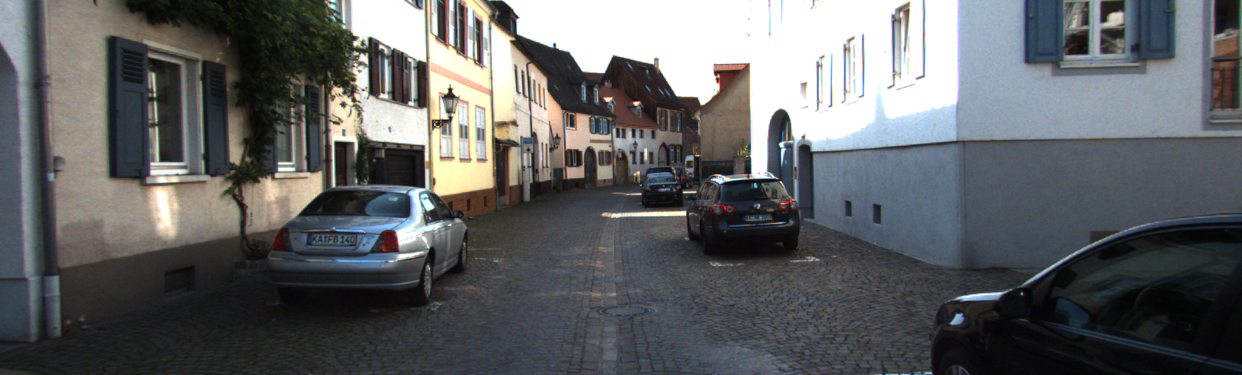
#> input picture assignment2/Feature_Matching_Correspondence/training/left/000001.png, 1242 x 375 px, found by its file name; its folder holds only this picture in this run
$ python starter_code_feature.py
#> lines starting #> are read from the running program, lines starting #| are printed output that depends on the picture
import numpy as np
import cv2 as cv
from matplotlib import pyplot as plt
import csv
import os

class FrameCalib:
    """Frame Calibration

    Fields:
        p0-p3: (3, 4) Camera P matrices. Contains extrinsic and intrinsic parameters.
        r0_rect: (3, 3) Rectification matrix
        velo_to_cam: (3, 4) Transformation matrix from velodyne to cam coordinate
            Point_Camera = P_cam * R0_rect * Tr_velo_to_cam * Point_Velodyne
        """

    # [56 lines left out: functions __init__, read_frame_calib, not called in this run]


class StereoCalib:
    """Stereo Calibration

    Fields:
        baseline: distance between the two camera centers
        f: focal length
        k: (3, 3) intrinsic calibration matrix
        p: (3, 4) camera projection matrix
        center_u: camera origin u coordinate
        center_v: camera origin v coordinate
        """

    # [102 lines left out: functions __init__, krt_from_p, get_stereo_calibration, not called in this run]


def feature_detection(img):
    orb = cv.ORB_create(nfeatures=1000)
    kp, des = orb.detectAndCompute(img, None)
    return kp, des

def Q1():
    ## Input directory
    left_image_dir = os.path.abspath('./test/left')
    right_image_dir = os.path.abspath('./test/right')
    ## Output directory
    result_imgs_dir_left = os.path.abspath('./results/left')
    result_imgs_dir_right = os.path.abspath('./results/right')


    ## Detect Keypoints
    for img_path in os.listdir(left_image_dir):
        img_path = os.path.join(left_image_dir, img_path)
        img = cv.imread(img_path, 0)
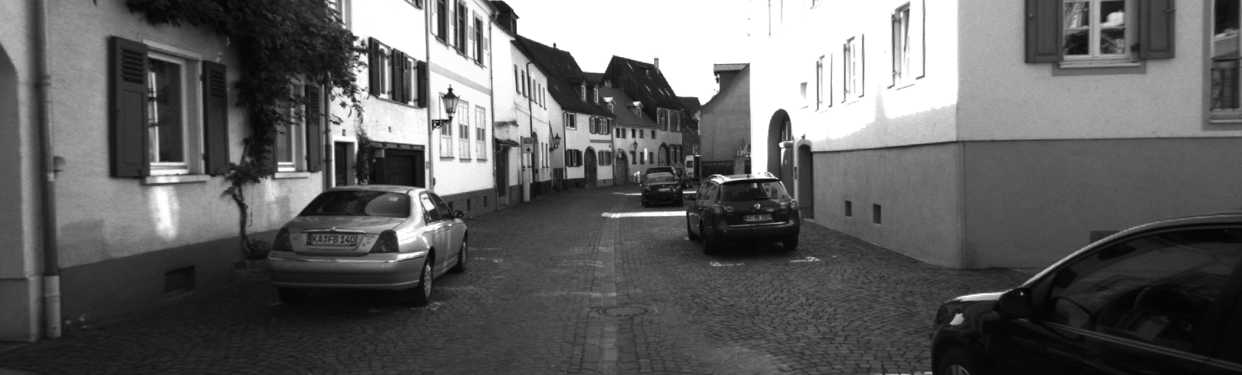
#> img: shape (375, 1242); min 2, max 255, mean 98.3
        kp_l, des_l = feature_detection(img)
#> in feature_detection, `kp, des = orb.detectAndCompute(img, None)`: kp = 1000 keypoints; strongest (x, y, size): (449, 89, 31), (685, 212, 31), (780, 144, 31), (756, 172, 111.1)
#> kp_l has the same summary as kp in feature_detection
        img_with_kp_l = cv.drawKeypoints(img, kp_l, None,
                                 flags=cv.DRAW_MATCHES_FLAGS_NOT_DRAW_SINGLE_POINTS)
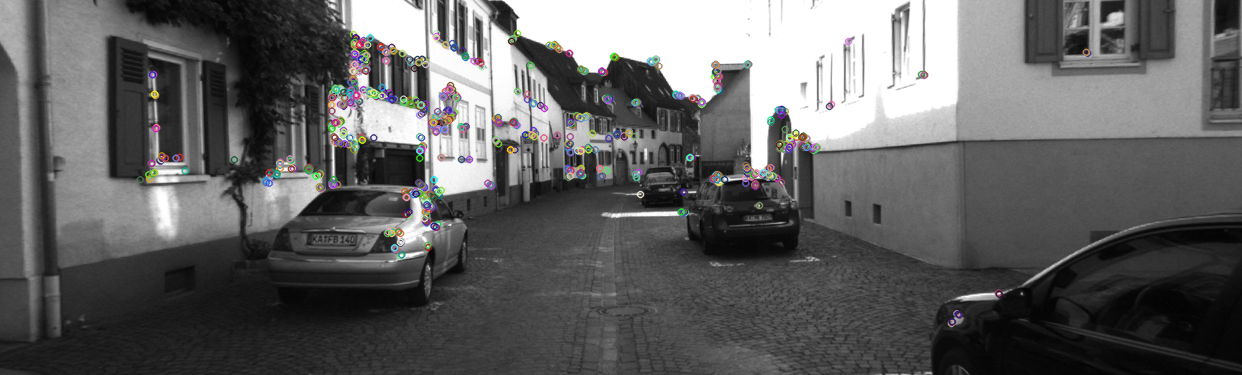
#> img_with_kp_l: shape (375, 1242, 3); mean of channels 0, 1, 2 98, 98, 98.1; drawn as B, G, R

        cv.imwrite(os.path.join(result_imgs_dir_left, f'{img_path.replace("/", "_")}_keypoints.jpg'), img_with_kp_l)

#> (the run stopped early here; a loop or call above may not have finished)
